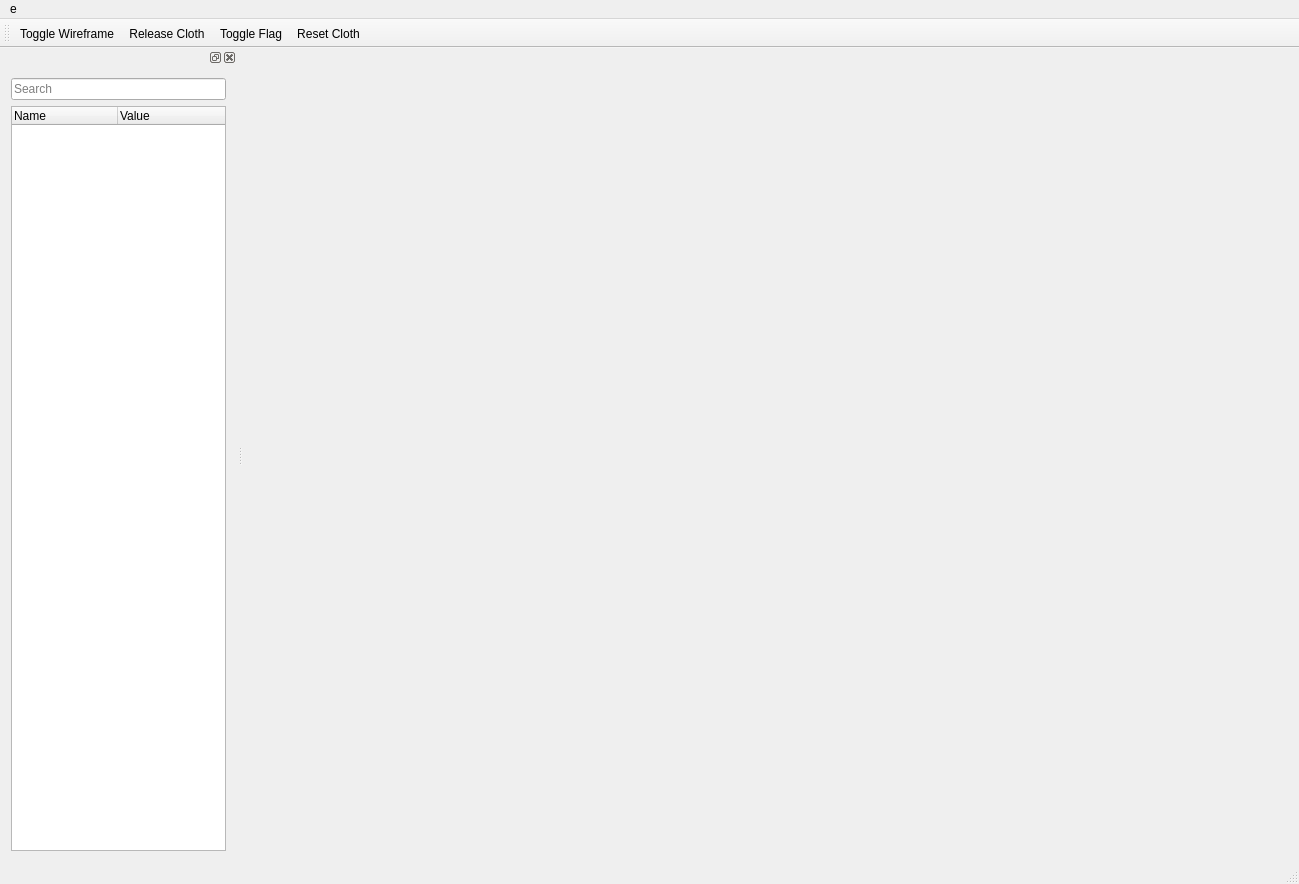
<?xml version="1.0" encoding="UTF-8"?>
<ui version="4.0">
 <class>MainWindow</class>
 <widget class="QMainWindow" name="MainWindow">
  <property name="geometry">
   <rect>
    <x>0</x>
    <y>0</y>
    <width>1299</width>
    <height>884</height>
   </rect>
  </property>
  <property name="sizePolicy">
   <sizepolicy hsizetype="Expanding" vsizetype="Preferred">
    <horstretch>0</horstretch>
    <verstretch>0</verstretch>
   </sizepolicy>
  </property>
  <property name="windowTitle">
   <string>Skinning</string>
  </property>
  <widget class="QWidget" name="centralWidget">
   <layout class="QVBoxLayout" name="verticalLayout">
    <item>
     <widget class="BasicGLWidget" name="glView" native="true">
      <property name="sizePolicy">
       <sizepolicy hsizetype="Expanding" vsizetype="Preferred">
        <horstretch>0</horstretch>
        <verstretch>0</verstretch>
       </sizepolicy>
      </property>
     </widget>
    </item>
   </layout>
  </widget>
  <widget class="QStatusBar" name="statusBar"/>
  <widget class="QDockWidget" name="dockWidget">
   <attribute name="dockWidgetArea">
    <number>1</number>
   </attribute>
   <widget class="QWidget" name="dockWidgetContents">
    <layout class="QGridLayout" name="gridLayout">
     <item row="1" column="0">
      <widget class="QTreeWidget" name="skeletonTree">
       <property name="sizePolicy">
        <sizepolicy hsizetype="Ignored" vsizetype="Expanding">
         <horstretch>0</horstretch>
         <verstretch>0</verstretch>
        </sizepolicy>
       </property>
       <property name="minimumSize">
        <size>
         <width>215</width>
         <height>0</height>
        </size>
       </property>
       <property name="indentation">
        <number>10</number>
       </property>
       <property name="itemsExpandable">
        <bool>true</bool>
       </property>
       <attribute name="headerCascadingSectionResizes">
        <bool>false</bool>
       </attribute>
       <attribute name="headerDefaultSectionSize">
        <number>106</number>
       </attribute>
       <attribute name="headerHighlightSections">
        <bool>false</bool>
       </attribute>
       <column>
        <property name="text">
         <string>Name</string>
        </property>
       </column>
       <column>
        <property name="text">
         <string>Value</string>
        </property>
       </column>
      </widget>
     </item>
     <item row="0" column="0">
      <widget class="QLineEdit" name="searchEdit">
       <property name="placeholderText">
        <string>Search</string>
       </property>
      </widget>
     </item>
    </layout>
   </widget>
  </widget>
  <widget class="QMenuBar" name="menuBar">
   <property name="geometry">
    <rect>
     <x>0</x>
     <y>0</y>
     <width>1299</width>
     <height>21</height>
    </rect>
   </property>
   <widget class="QMenu" name="menuE">
    <property name="title">
     <string>e</string>
    </property>
   </widget>
   <addaction name="menuE"/>
  </widget>
  <widget class="QToolBar" name="toolBar">
   <property name="windowTitle">
    <string>toolBar</string>
   </property>
   <attribute name="toolBarArea">
    <enum>TopToolBarArea</enum>
   </attribute>
   <attribute name="toolBarBreak">
    <bool>false</bool>
   </attribute>
   <addaction name="action_Toggle_Wireframe"/>
   <addaction name="action_Release_Cloth"/>
   <addaction name="action_Toggle_Flag"/>
   <addaction name="action_Reset_Cloth"/>
  </widget>
  <action name="action_Open_Skel">
   <property name="text">
    <string>Open Sk&amp;eleton</string>
   </property>
   <property name="shortcut">
    <string>Ctrl+E</string>
   </property>
  </action>
  <action name="action_Open_Skin">
   <property name="text">
    <string>Open Sk&amp;in</string>
   </property>
   <property name="shortcut">
    <string>Ctrl+I</string>
   </property>
  </action>
  <action name="action_Clear">
   <property name="text">
    <string>&amp;Clear</string>
   </property>
   <property name="shortcut">
    <string>Ctrl+L</string>
   </property>
  </action>
  <action name="action_Open_Morph_Target">
   <property name="text">
    <string>Open &amp;Morph Target</string>
   </property>
   <property name="shortcut">
    <string>Ctrl+M</string>
   </property>
  </action>
  <action name="action_Toggle_Skin_Skeleton">
   <property name="text">
    <string>Toggle Skin/Skeleton</string>
   </property>
   <property name="shortcut">
    <string>Ctrl+T</string>
   </property>
  </action>
  <action name="action_Open_Animation">
   <property name="text">
    <string>Open &amp;Animation</string>
   </property>
   <property name="shortcut">
    <string>Ctrl+A</string>
   </property>
  </action>
  <action name="action_Save_Animation">
   <property name="text">
    <string>&amp;Save Animation</string>
   </property>
   <property name="shortcut">
    <string>Ctrl+S</string>
   </property>
  </action>
  <action name="action_Toggle_Wireframe">
   <property name="text">
    <string>&amp;Toggle Wireframe</string>
   </property>
   <property name="shortcut">
    <string>Ctrl+T</string>
   </property>
  </action>
  <action name="action_Release_Cloth">
   <property name="text">
    <string>&amp;Release Cloth</string>
   </property>
   <property name="shortcut">
    <string>Ctrl+R</string>
   </property>
  </action>
  <action name="action_Toggle_Flag">
   <property name="text">
    <string>Toggle Flag</string>
   </property>
   <property name="shortcut">
    <string>Ctrl+F</string>
   </property>
  </action>
  <action name="action_Reset_Cloth">
   <property name="text">
    <string>Reset Cloth</string>
   </property>
   <property name="shortcut">
    <string>F5</string>
   </property>
  </action>
 </widget>
 <layoutdefault spacing="6" margin="11"/>
 <customwidgets>
  <customwidget>
   <class>BasicGLWidget</class>
   <extends>QWidget</extends>
   <header>BasicGLWidget.h</header>
   <container>1</container>
  </customwidget>
 </customwidgets>
 <resources/>
 <connections/>
</ui>
